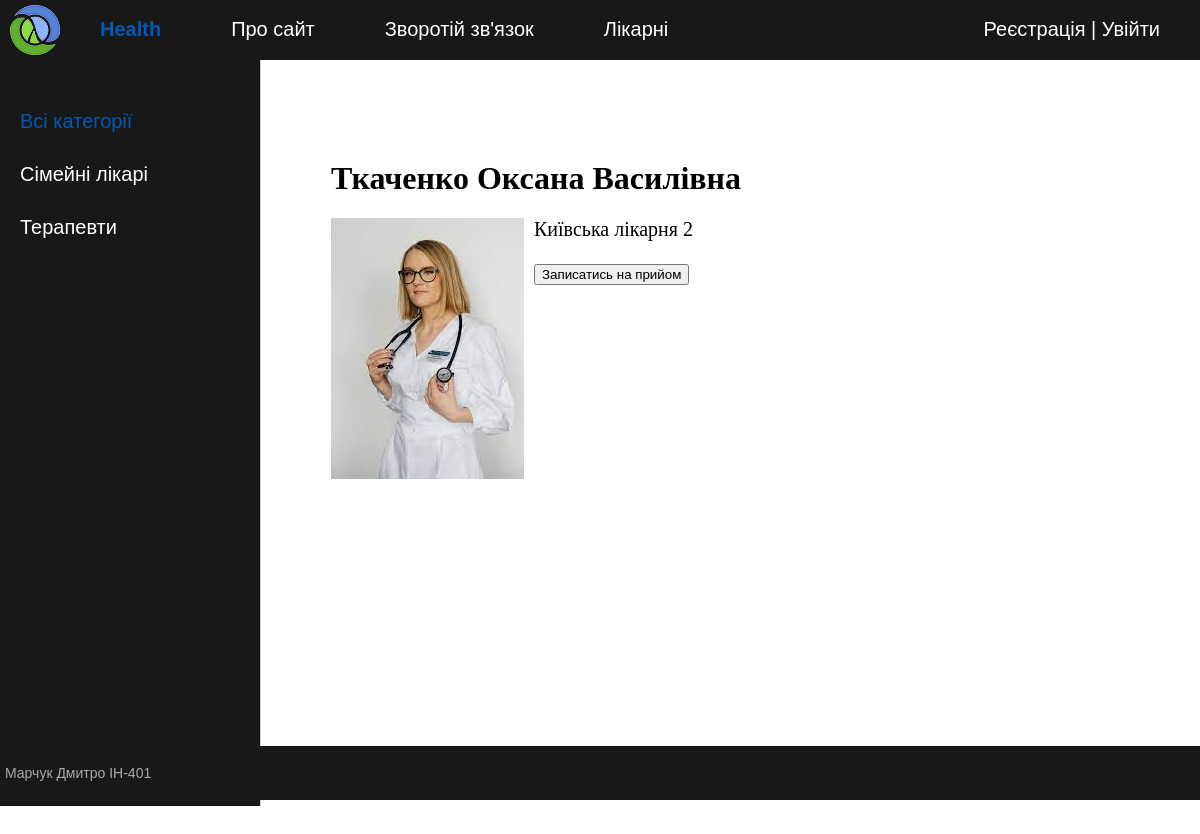
The app's page /post/test2/ with its own data.
### doctors/models.py (models this page shows, shortened)
class Category(models.Model):
    name = models.CharField(max_length=100, db_index=True, verbose_name="Категорія")
    slug = models.SlugField(max_length=255, unique=True, db_index=True, verbose_name="URL")
    def get_absolute_url(self):
        return reverse('category', kwargs={'cat_slug': self.slug})
    class Meta:
        verbose_name = 'Категорія'
        verbose_name_plural = 'Категорії'
        ordering = ['id']

class Doctors(models.Model):
    title = models.CharField(max_length=255, verbose_name="Заголовок")
    slug = models.SlugField(max_length=255, unique=True, db_index=True, verbose_name="URL")
    content = models.TextField(blank=True, verbose_name="Текст")
    photo = models.ImageField(upload_to="photos/%Y/%m/%d/", verbose_name="Фото")
    time_create = models.DateTimeField(auto_now_add=True, verbose_name="Час створення")
    time_update = models.DateTimeField(auto_now=True, verbose_name="Час зміни")
    is_published = models.BooleanField(default=True, verbose_name="Публікація")
    cat = models.ForeignKey('Category', on_delete=models.PROTECT, verbose_name="Категорії")
    def __str__(self):
        return self.title
    class Meta:
        verbose_name = 'Лікарі'
        verbose_name_plural = 'Лікарі'
        ordering = ['id']

### doctors/views.py (the view)
# urls.py: path('post/<slug:post_slug>/', ShowPost.as_view(), name='post'),
class ShowPost(DataMixin, DetailView):
    model = Doctors
    template_name = 'doctors/post.html'
    slug_url_kwarg = 'post_slug'
    context_object_name = 'post'
    def get_context_data(self, *, object_list=None, **kwargs):
        context = super().get_context_data(**kwargs)
        c_def = self.get_user_context(title=context['post'])
        return dict(list(context.items()) + list(c_def.items()))

### doctors/templatetags/doctors_tags.py (called while the page is built)
@register.inclusion_tag('doctors/list_categories.html')
def show_categories(sort=None, cat_selected=0):
    if not sort:
        cats = Category.objects.all()
    else:
        cats = Category.objects.order_by(sort)
    return {"cats": cats, "cat_selected": cat_selected}

### doctors/utils.py (called while the page is built)
    def get_user_context(self, **kwargs):
        context = kwargs
        cats = Category.objects.annotate(Count('doctors'))
        user_menu = menu.copy()
        if not self.request.user.is_authenticated:
            user_menu.pop(1)
        context['menu'] = user_menu
        context['cats'] = cats
        if 'cat_selected' not in context:
            context['cat_selected'] = 0
        return context

### doctors/templates/doctors/post.html
{% extends 'doctors/base.html' %}
{% block content %}
<h1>{{post.title}}</h1>
{% if post.photo %}
<p><img class="img-article-left" src="{{post.photo.url}}"></p>
{% endif %}
{{post.content|linebreaks}}
<button type="button" class="btn btn-primary btn-lg btn-block">Записатись на прийом</button>
{% endblock %}

### doctors/templates/doctors/list_categories.html
{% for c in cats %}
	{% if c.pk == cat_selected %}
		<li class="selected">{{c.name}}</li>
	{% else %}
		<li><a href="{{ c.get_absolute_url }}">{{c.name}}</a></li>
	{% endif %}
{% endfor %}

### doctors/static/doctors/css/styles.css (style rules this page uses)
html, body { font-family: 'Arial'; margin: 0; padding: 0; height: 100%; width: 100%; color: #444; }
a { color: #0059b2; text-decoration: none; }
img { max-width: 600px; height: auto; }
img.img-article-left { max-width: 300px; height: auto; float: left; padding: 0 10px 10px 0; }
.left-chapters ul li { margin: 30px 0 0 0; color: #999; }
.left-chapters ul li a { color: #fff; text-decoration: none; }
.content-text h1 { font-size: 32px; }

### records on screen
Category: name "Сімейні лікарі"
Category: name "Терапевти"
Doctors: title "Ткаченко Оксана Василівна", photo (picture), content "Київська лікарня 2"

### other values on screen
{{ m.title }} "Про сайт" "Зворотій зв'язок" "Лікарні"
